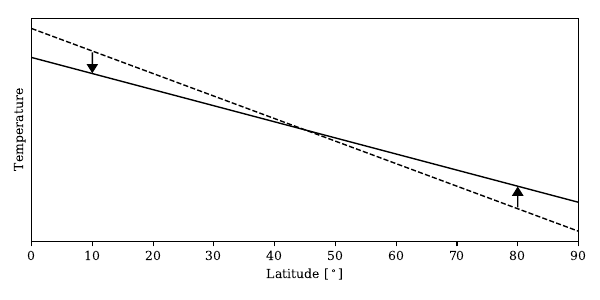

This chart was generated by the following Python code:
import numpy as np
from matplotlib import pyplot as plt
import matplotlib

font = {'family':'serif', 'weight' :'normal', 'size':9}
matplotlib.rc('font', **font)
#matplotlib.rc('text',usetex=True)
matplotlib.rc('lines',linewidth=1,color='w')

lat = np.array([0,90])
T_eq = np.array([1,0])
T = np.array([1.2,-0.2])


plt.figure(1,figsize=(6,3))

plt.plot(lat,T_eq,'k',lat,T,'k--')
plt.arrow(10, 1.03 ,0, -0.08,head_width=1.5,head_length=0.05,facecolor='k')
plt.arrow(80, -0.03 ,0, 0.08,head_width=1.5,head_length=0.05,facecolor='k')
#plt.text(15,1,'Temperature profile at time $t$')
plt.xlim([0,90])
plt.xlabel(r'Latitude [$^\circ$]')
plt.yticks([])
plt.ylabel(r'Temperature')

plt.tight_layout()

plt.savefig('T_gradient.jpg',format='jpg',dpi=300)